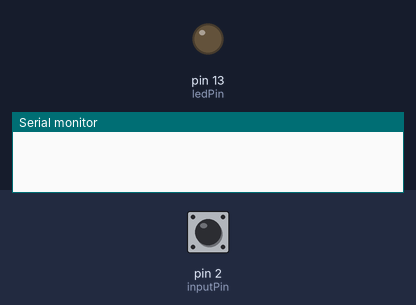
The sketch below on a simulated Arduino Uno, built with avr-gcc and run on an emulated ATmega328P. Parts: output pins drawn as LEDs (lit = HIGH), the last lines printed to the serial monitor. The inputs (shaded band) are chosen by the test bench; at power-on: pin 2 (inputPin) HIGH.

Above: at 1.2 s.
1.3 s: pin 2 (inputPin) pulled LOW for 0.15 s
At 2.4 s:
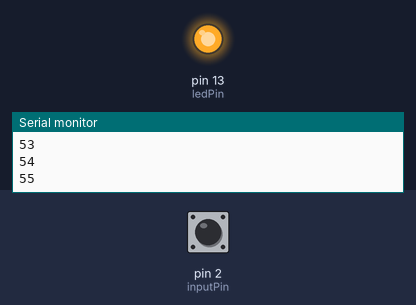
4.3 s: pin 2 (inputPin) pulled LOW for 1 s
At 4.66 s:
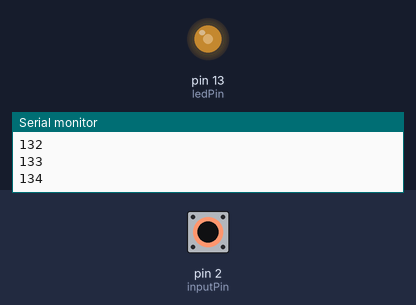
Timing chart, 0 to 7.3 s (numbered marks = the images above; inputs shaded):
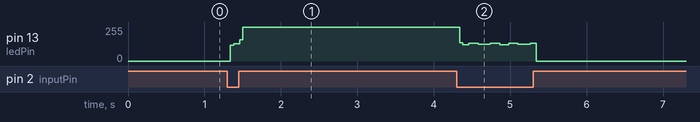

Measured:
- after the input at 1.3 s, pin 13 (ledPin): 0/255 → 128/255 at once, → 255/255 0.12 s later

The sketch:

AR19_Dinput_count.ino.ino
```cpp
/*
 예제 5.1
 스위치 입력
*/

// 내장된 LED를 사용하기 위해
// LED pin을 13번으로 설정
const int ledPin = 13;
// 2번 핀을 스위치 입력으로 설정
const int inputPin = 2;
int count = 0;
void setup() {
  // Arduino 13번 핀에 내장된 LED를 출력으로 설정한다.
  pinMode(ledPin, OUTPUT);
  // 스위치 입력을 위하여 2번핀을 입력으로 설정하고 풀업시킨다.
  pinMode(inputPin, INPUT_PULLUP);
  Serial.begin(9600);
}

void loop(){
  // 스위치 입력을 받는다
  int swlnput = digitalRead(inputPin);
  int ledOutput = digitalRead(ledPin);

if (swlnput == LOW){
if (ledOutput) digitalWrite(ledPin, LOW);
  else digitalWrite(ledPin, HIGH);// LED 점등
  count++;

Serial.println(count); // LED 소등
};
}
```
